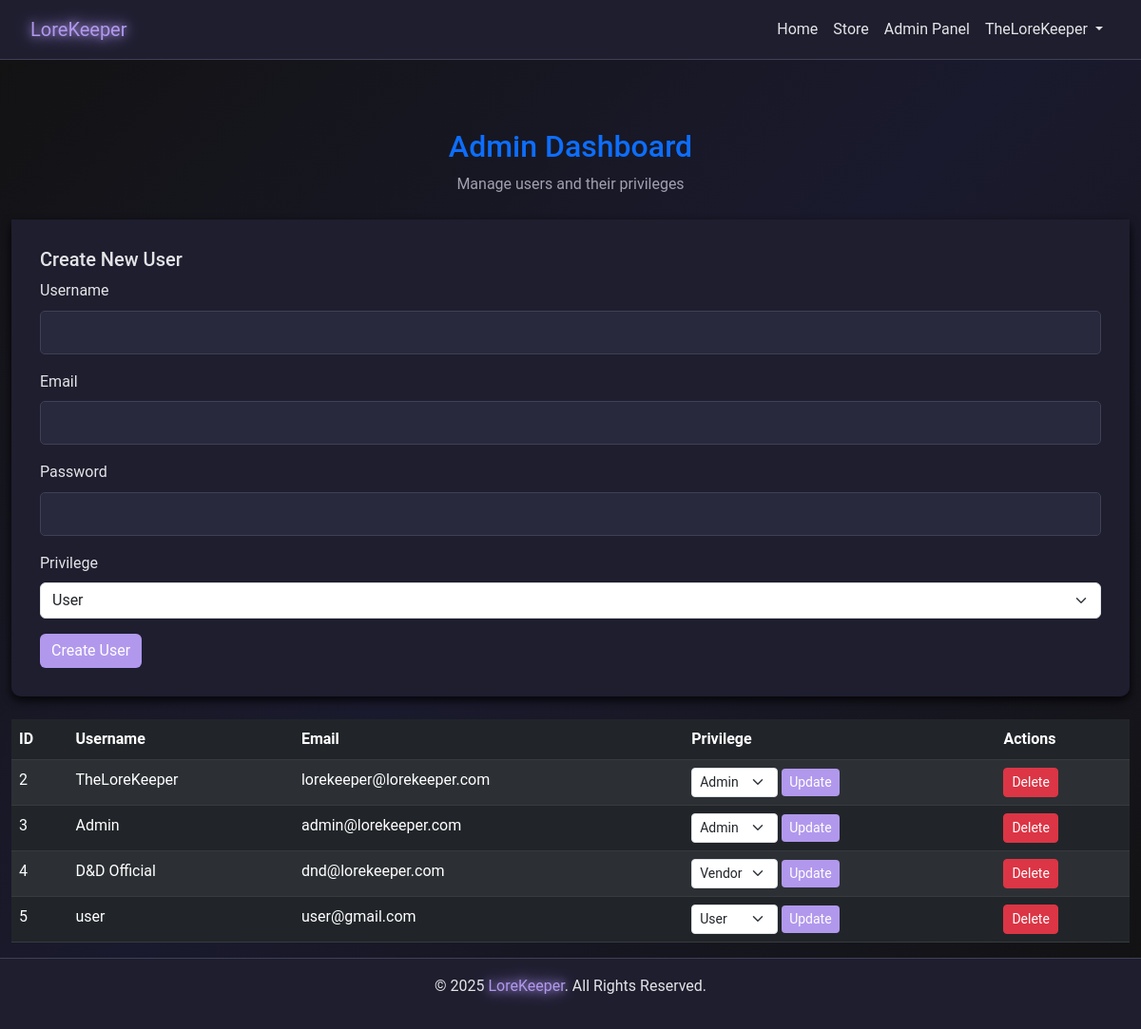
The app's page /admin (signed in), older data.
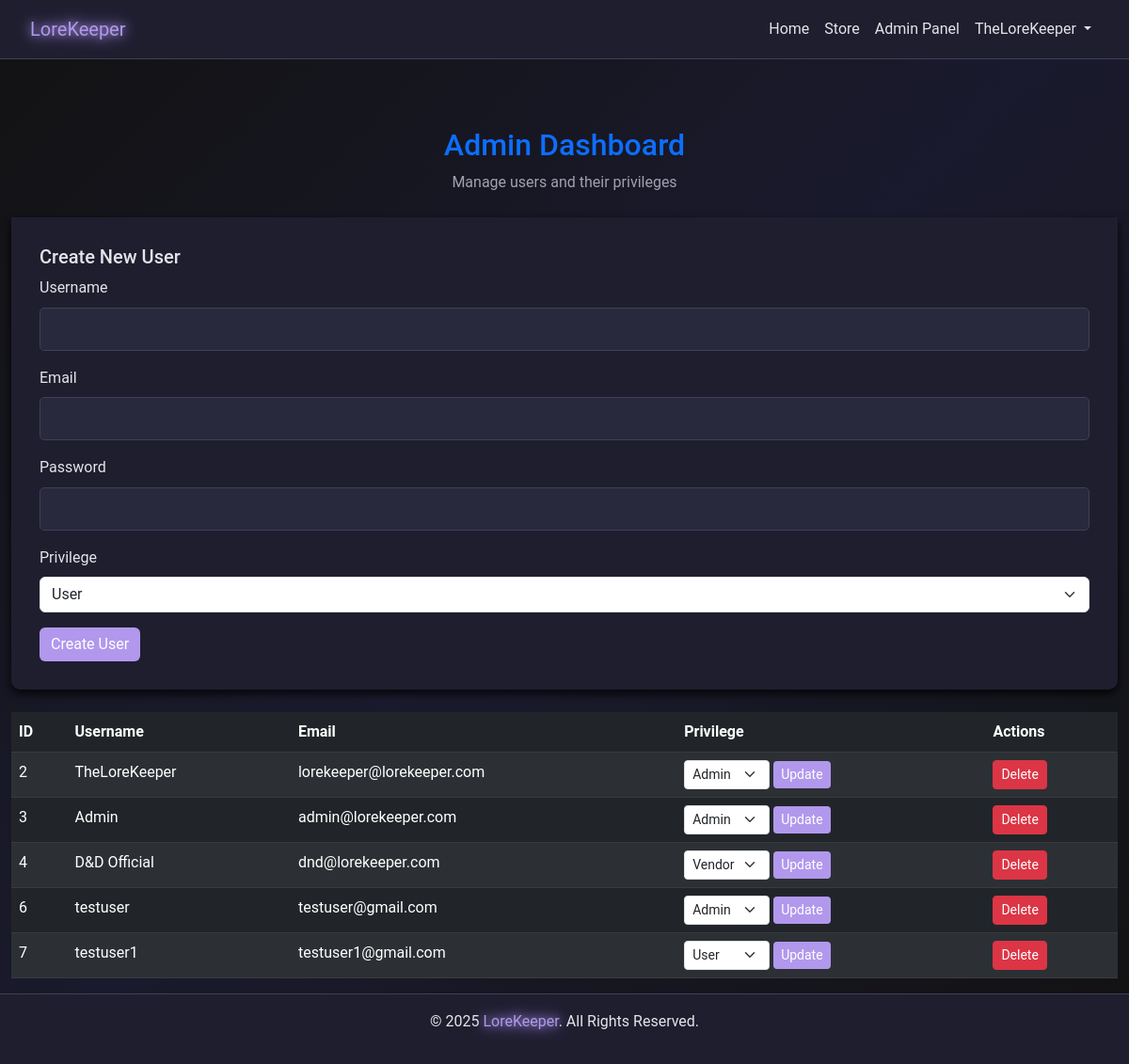
The same page, newer data.
### models.py (models this page shows)
class User(db.Model):
    __tablename__ = 'users'
    id = db.Column(db.Integer, primary_key=True)
    username = db.Column(db.String(64), nullable=False)
    email = db.Column(db.String(128), unique=True, nullable=False)
    password = db.Column(db.String(128), nullable=False)
    privilege_id = db.Column(db.Integer, db.ForeignKey('privileges.id'), default=0)
    privilege = db.relationship('Privilege', backref='users')
    purchases = db.relationship('Purchase', backref='user', lazy=True)
    subscriptions = db.relationship('Subscription', backref='user', lazy=True)

class Privilege(db.Model):
    __tablename__ = 'privileges'
    id = db.Column(db.Integer, primary_key=True)
    name = db.Column(db.String(64), nullable=False)
    description = db.Column(db.String(256), nullable=True)

### app.py (the view, shortened to what this page needs)
@app.route("/admin", methods=["GET", "POST"])
def admin_dashboard():
    if session.get("privilege_id") != 999:  # Assuming 2 is Admin privilege ID
        flash("Access denied! Admins only.", "danger")
        return redirect(url_for("home"))
    users = User.query.all()
    privileges = Privilege.query.all()
    return render_template("admin.html", users=users, privileges=privileges)

### templates/admin.html (shortened to what this page needs)
{% extends "nav_footer_template.html" %}
{% block content %}
<div class="container mt-5">
  <h2 class="text-center text-primary">Admin Dashboard</h2>
  <p class="text-center text-muted">Manage users and their privileges</p>
  <div class="card my-4">
    <div class="card-body">
      <h5 class="card-title">Create New User</h5>
      <form method="POST" action="{{ url_for('admin_dashboard') }}">
        <div class="mb-3">
          <label for="username" class="form-label">Username</label>
          <input type="text" class="form-control" id="username" name="username" required>
        </div>
        <div class="mb-3">
          <label for="email" class="form-label">Email</label>
          <input type="email" class="form-control" id="email" name="email" required>
        </div>
        <div class="mb-3">
          <label for="password" class="form-label">Password</label>
          <input type="password" class="form-control" id="password" name="password" required>
        </div>
        <div class="mb-3">
          <label for="privilege_id" class="form-label">Privilege</label>
          <select class="form-select" id="privilege_id" name="privilege_id">
            {% for privilege in privileges %}
            <option value="{{ privilege.id }}">{{ privilege.name }}</option>
            {% endfor %}
          </select>
        </div>
        <button type="submit" name="create_user" class="btn btn-primary">Create User</button>
      </form>
    </div>
  </div>
  <table class="table table-dark table-striped">
    <thead>
      <tr>
        <th>ID</th>
        <th>Username</th>
        <th>Email</th>
        <th>Privilege</th>
        <th>Actions</th>
      </tr>
    </thead>
    <tbody>
      {% for user in users %}
      <tr>
        <td>{{ user.id }}</td>
        <td>{{ user.username }}</td>
        <td>{{ user.email }}</td>
        <td>
          <form method="POST" action="{{ url_for('update_user', user_id=user.id) }}" class="d-inline">
            <select name="privilege_id" class="form-select form-select-sm d-inline w-auto">
              {% for privilege in privileges %}
              <option value="{{ privilege.id }}" {% if privilege.id == user.privilege_id %}selected{% endif %}>
                {{ privilege.name }}
              </option>
              {% endfor %}
            </select>
            <button type="submit" class="btn btn-sm btn-primary">Update</button>
          </form>
        </td>
        <td>
          <form method="POST" action="{{ url_for('delete_user', user_id=user.id) }}" class="d-inline">
            <button type="submit" class="btn btn-sm btn-danger">Delete</button>
          </form>
        </td>
      </tr>
      {% endfor %}
    </tbody>
  </table>
</div>
{% endblock %}

### templates/nav_footer_template.html (shortened to what this page needs)
<!DOCTYPE html>
<html lang="en">
<head>
  <link href="https://cdn.jsdelivr.net/npm/bootstrap@5.3.0-alpha3/dist/css/bootstrap.min.css" rel="stylesheet">
  <link rel="stylesheet" href="/static/css/style.css">
</head>
<body>
  <nav class="navbar navbar-expand-lg navbar-dark">
    <div class="container">
      <a class="navbar-brand glow" href="/">LoreKeeper</a>
      <div class="collapse navbar-collapse" id="navbarNav">
        <ul class="navbar-nav ms-auto">
          <li class="nav-item"><a class="nav-link" href="/">Home</a></li>
          <li class="nav-item"><a class="nav-link" href="/store">Store</a></li>
          {% if session.get('user_id') %}
            {% if session.get('privilege_id') == 2 %}
              <li class="nav-item"><a class="nav-link" href="/vendor/dashboard">Vendor Dashboard</a></li>
            {% elif session.get('privilege_id') == 999 %}
              <li class="nav-item"><a class="nav-link" href="/admin">Admin Panel</a></li>
            {% endif %}
            <li class="nav-item dropdown">
              <a class="nav-link dropdown-toggle" href="#" id="navbarDropdown" role="button" data-bs-toggle="dropdown">
                {{ session['username'] }}
              </a>
            </li>
          {% else %}
            <li class="nav-item"><a class="nav-link" href="/login">Login</a></li>
            <li class="nav-item"><a class="nav-link" href="/register">Register</a></li>
          {% endif %}
        </ul>
      </div>
    </div>
  </nav>
  {% block content %}
  {% endblock %}
  <footer class="text-center text-light py-3">
    <p>© 2025 <a class="glow">LoreKeeper</a>. All Rights Reserved.</p>
  </footer>
</body>
</html>

### static/css/style.css (style rules this page uses)
:root { --background-color: #121212; --text-color: #e4e4e7; --text-muted: #a1a1b1; --accent-color: #b198ed; --card-background: #1e1e2f; --input-background: #29293d; --input-border: #404056; --btn-hover: #9b84d6; --store-btn-color: #ff7043; --store-btn-hover: #ff5722; --card-shadow: rgba(0, 0, 0, 0.5); --section-padding: 60px; --element-spacing: 20px; }
body { margin: 0; font-family: 'Roboto', sans-serif; background: linear-gradient(135deg, #121212, #1a1a2e, #121212); background-size: cover; background-repeat: no-repeat; background-attachment: fixed; color: var(--text-color); line-height: 1.6; display: flex; flex-direction: column; min-height: 100vh; }
.navbar { background-color: var(--card-background); border-bottom: 1px solid var(--input-border); padding: 10px 20px; }
.navbar-brand, .nav-link { color: var(--text-color) !important; transition: color 0.2s ease-in-out; }
.card, .card-header, .card-body { background-color: var(--card-background); color: var(--text-color); border: none; border-radius: 10px; box-shadow: 0 4px 10px var(--card-shadow); }
.form-label { color: var(--text-muted); }
.form-control { background-color: var(--input-background); border: 1px solid var(--input-border); color: var(--text-color); }
.text-light { color: var(--text-color) !important; }
.text-muted { color: var(--text-muted) !important; }
footer { background-color: var(--card-background) !important; color: var(--text-muted); padding: 20px 0; text-align: center; border-top: 1px solid var(--input-border); margin-top: auto; }
footer a { color: var(--accent-color) !important; text-decoration: none; }
.text-center { text-align: center; }
.container { max-width: 1200px; margin: 0 auto; }
.card { background-color: var(--card-background); color: var(--text-color); border: none; border-radius: 10px; box-shadow: 0 4px 10px var(--card-shadow); }
.card-body { padding: 30px; background-color: var(--card-background); border-radius: 0 0 10px 10px; }
.glow { color: var(--accent-color) !important; text-shadow: 0 0 10px var(--accent-color), 0 0 20px var(--accent-color); }
.form-label { color: var(--text-color) !important; font-size: 1rem; }
.form-control { background-color: var(--input-background); border: 1px solid var(--input-border); color: var(--text-color); padding: 10px; border-radius: 5px; }
.card-body { padding: 30px; }
.form-label { color: var(--text-color); font-size: 1rem; }
.btn-primary { background-color: var(--accent-color); border: none; transition: background-color 0.3s ease, transform 0.2s ease; }

Row changes from the older to the newer data that the page shows:
removed User: id "5", username "user", email "user@gmail.com", privilege_id "User"
added User: id "6", username "testuser", email "testuser@gmail.com", privilege_id "Admin"
added User: id "7", username "testuser1", email "testuser1@gmail.com", privilege_id "User"
